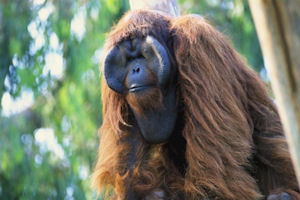
#> input picture Graphics-Programming/A02/image1.png, 300 x 200 px
$ python func_test.py   (Python 2 division)
#> lines starting #> are read from the running program, lines starting #| are printed output that depends on the picture
### Graphics-Programming/A03/funcs.py
import cv2
import numpy as np

# [35 lines left out: functions show, save, not called in this run]

def getWidth(img):
    return img.shape[1]

def getHeight(img):
    return img.shape[0]

"""0<percent<1#s
   Must be same size"""
def mix(img1,img2,percent):

    p=1.0*percent
    img=img2*p+img1*(1-p)
    return np.uint8(img)

"""0<percent<1"""
def tint(img,color,percent):
    return mix(img,np.array(color),percent)

# [9 lines left out: function grayscale, not called in this run]

def rotate(img,degrees,resize_window=True):
    img=img.copy()
    angle=np.deg2rad(degrees)
    h,w=img.shape[:2]
    M=np.float64([[np.cos(angle),-np.sin(angle),0],
                 [np.sin(angle),np.cos(angle),0],
                 [0,0,1]])

    if resize_window:
        corners=np.float64([[0,0,1],[w,0,1],[w,h,1],[0,h,1]])
        for i in range(corners.shape[0]):
            corners[i]=M.dot(corners[i])

        tx,ty,_=np.amin(corners,axis=0)
        w,h,_=np.amax(corners,axis=0)-np.amin(corners,axis=0)
        M[0,2]=-tx
        M[1,2]=-ty
        w,h=int(w),int(h)

    img=cv2.warpPerspective(img,M,(w,h))

    return img


### Graphics-Programming/A02/func_test.py
import cv2
import numpy as np
import funcs


img1=cv2.imread('image1.png')
#> img1 is the input picture: shape (200, 300, 3); mean B, G, R 105.4, 122.1, 116.3
img2=cv2.imread('image2.png')
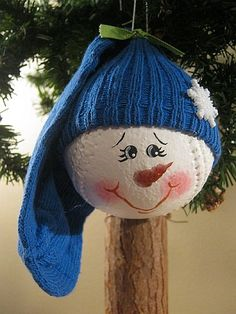
#> input picture Graphics-Programming/A02/image2.png, 236 x 314 px
#> img2 is the input picture: shape (314, 236, 3); mean B, G, R 87.3, 93.9, 95.3
img3=cv2.imread('image3.png')
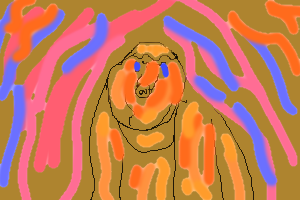
#> input picture Graphics-Programming/A02/image3.png, 300 x 200 px
#> img3 is the input picture: shape (200, 300, 3); mean B, G, R 88.1, 123, 198.1

def test_funcs(img1,img2):
    img3=img2

    funcs.show(img1)
    funcs.save(img1,filename='out_1.png')

    #funcs.getWidth funcs.getHeight
    print funcs.getWidth(img1),funcs.getHeight(img1)

    #funcs.mix
    mixed_pics=funcs.mix(img1,img3,.5)
    funcs.show(mixed_pics)

    #funcs.tint
    tinted_pic=funcs.tint(img1,(0,0,255),.5)
    funcs.show(tinted_pic)

    #funcs.grayscale
    gray_pic=funcs.grayscale(img1)
    funcs.show(gray_pic)
    gray_pic_2=funcs.grayscale(img1,two_dimensional=True)
    funcs.show(gray_pic_2)

    #funcs.rotate
    img_rotate=funcs.rotate(img1,180)
    funcs.show(img_rotate)


def mix13(x):
    cv2.imshow('image',funcs.mix(img1,img3,x/100.0))

cv2.namedWindow('image')
cv2.createTrackbar('Scale','image',0,100,mix13)
#> slider 'Scale' is set to 33
cv2.imshow('image',img1)
cv2.waitKey(0)
#> in mix, `img=img2*p+img1*(1-p)`:
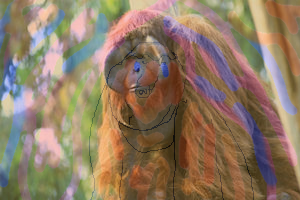
#> img: shape (200, 300, 3) float64; mean B, G, R 99.7, 122.4, 143.3

def tint1(x):
    cv2.imshow('image',funcs.tint(img1,(0,128,255),x/100.0))

cv2.namedWindow('image')
cv2.createTrackbar('Scale','image',0,100,tint1)
#> slider 'Scale' is set to 33
cv2.imshow('image',img1)
cv2.waitKey(0)
#> call 2 of mix, with img2 = array of shape (3,), percent = 0.33
#> in mix (call 2), `img=img2*p+img1*(1-p)`:
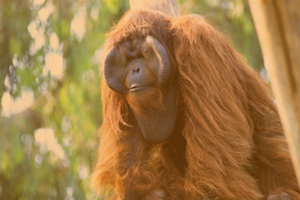
#> img: shape (200, 300, 3) float64; mean B, G, R 70.6, 124, 162

def rotate1(x):
    cv2.imshow('image',funcs.rotate(img1,x))

cv2.namedWindow('image')
cv2.createTrackbar('Scale','image',0,360,rotate1)
#> slider 'Scale' is set to 100
cv2.imshow('image',img1)
cv2.waitKey(0)
#> in rotate, `img=cv2.warpPerspective(img,M,(w,h))`:
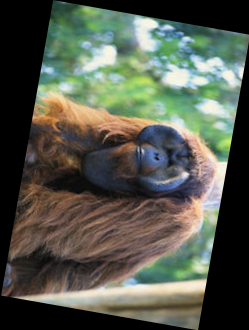
#> img: shape (330, 249, 3); mean B, G, R 76.9, 89.2, 84.9
